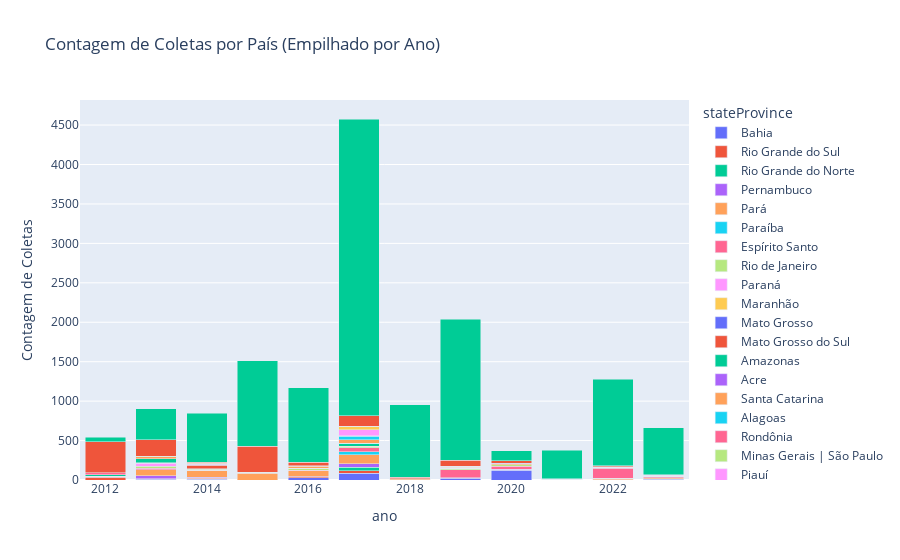

Notebook code for this chart:
### Code cell
df_ano = df.copy()

df_ano = df_ano[df_ano['country'] == 'Brasil']
df_agrupado = df_ano.groupby(['stateProvince', 'ano']).size().reset_index(name='counts')

# Ordene os dados pelo ano
df_agrupado = df_agrupado.sort_values(by='counts')

# Crie o gráfico de barras empilhadas
fig = px.bar(df_agrupado, color='stateProvince', y='counts', x='ano', title='Contagem de Coletas por País (Empilhado por Ano)',
             labels={'counts': 'Contagem de Coletas', 'country': 'País', 'year': 'Ano'},
             barmode='stack')

fig

### Figure 1 — Plotly figure (JSON) as saved in the notebook; plotly's stock layout.template omitted (floating-point values rounded to 4 significant figures)
{"data": [{"alignmentgroup": "True", "hovertemplate": "stateProvince=Bahia<br>ano=%{x}<br>Contagem de Coletas=%{y}<extra></extra>", "legendgroup": "Bahia", "marker": {"color": "#636efa", "pattern": {"shape": ""}}, "name": "Bahia", "offsetgroup": "Bahia", "orientation": "v", "showlegend": true, "textposition": "auto", "type": "bar", "x": [2022, 2021, 2014, 2023, 2013, 2019, 2016, 2017, 2020], "xaxis": "x", "y": [1, 5, 10, 12, 12, 22, 26, 83, 122], "yaxis": "y"}, {"alignmentgroup": "True", "hovertemplate": "stateProvince=Rio Grande do Sul<br>ano=%{x}<br>Contagem de Coletas=%{y}<extra></extra>", "legendgroup": "Rio Grande do Sul", "marker": {"color": "#EF553B", "pattern": {"shape": ""}}, "name": "Rio Grande do Sul", "offsetgroup": "Rio Grande do Sul", "orientation": "v", "showlegend": true, "textposition": "auto", "type": "bar", "x": [2023, 2020, 2013, 2014, 2016, 2012, 2017], "xaxis": "x", "y": [1, 5, 6, 12, 19, 34, 35], "yaxis": "y"}, {"alignmentgroup": "True", "hovertemplate": "stateProvince=Rio Grande do Norte<br>ano=%{x}<br>Contagem de Coletas=%{y}<extra></extra>", "legendgroup": "Rio Grande do Norte", "marker": {"color": "#00cc96", "pattern": {"shape": ""}}, "name": "Rio Grande do Norte", "offsetgroup": "Rio Grande do Norte", "orientation": "v", "showlegend": true, "textposition": "auto", "type": "bar", "x": [2018, 2020, 2019, 2017], "xaxis": "x", "y": [1, 3, 4, 44], "yaxis": "y"}, {"alignmentgroup": "True", "hovertemplate": "stateProvince=Pernambuco<br>ano=%{x}<br>Contagem de Coletas=%{y}<extra></extra>", "legendgroup": "Pernambuco", "marker": {"color": "#ab63fa", "pattern": {"shape": ""}}, "name": "Pernambuco", "offsetgroup": "Pernambuco", "orientation": "v", "showlegend": true, "textposition": "auto", "type": "bar", "x": [2018, 2020, 2012, 2014, 2013, 2017], "xaxis": "x", "y": [1, 6, 12, 15, 36, 43], "yaxis": "y"}, {"alignmentgroup": "True", "hovertemplate": "stateProvince=Pará<br>ano=%{x}<br>Contagem de Coletas=%{y}<extra></extra>", "legendgroup": "Pará", "marker": {"color": "#FFA15A", "pattern": {"shape": ""}}, "name": "Pará", "offsetgroup": "Pará", "orientation": "v", "showlegend": true, "textposition": "auto", "type": "bar", "x": [2012, 2021, 2018, 2023, 2022, 2016, 2013, 2015, 2014, 2017], "xaxis": "x", "y": [1, 4, 12, 17, 19, 70, 76, 84, 85, 118], "yaxis": "y"}, {"alignmentgroup": "True", "hovertemplate": "stateProvince=Paraíba<br>ano=%{x}<br>Contagem de Coletas=%{y}<extra></extra>", "legendgroup": "Paraíba", "marker": {"color": "#19d3f3", "pattern": {"shape": ""}}, "name": "Paraíba", "offsetgroup": "Paraíba", "orientation": "v", "showlegend": true, "textposition": "auto", "type": "bar", "x": [2023, 2013, 2019, 2022, 2017], "xaxis": "x", "y": [1, 1, 2, 2, 35], "yaxis": "y"}, {"alignmentgroup": "True", "hovertemplate": "stateProvince=Espírito Santo<br>ano=%{x}<br>Contagem de Coletas=%{y}<extra></extra>", "legendgroup": "Espírito Santo", "marker": {"color": "#FF6692", "pattern": {"shape": ""}}, "name": "Espírito Santo", "offsetgroup": "Espírito Santo", "orientation": "v", "showlegend": true, "textposition": "auto", "type": "bar", "x": [2018, 2021, 2014, 2016, 2023, 2013, 2020, 2017, 2019, 2022], "xaxis": "x", "y": [1, 1, 4, 11, 12, 15, 37, 52, 105, 130], "yaxis": "y"}, {"alignmentgroup": "True", "hovertemplate": "stateProvince=Rio de Janeiro<br>ano=%{x}<br>Contagem de Coletas=%{y}<extra></extra>", "legendgroup": "Rio de Janeiro", "marker": {"color": "#B6E880", "pattern": {"shape": ""}}, "name": "Rio de Janeiro", "offsetgroup": "Rio de Janeiro", "orientation": "v", "showlegend": true, "textposition": "auto", "type": "bar", "x": [2012, 2022, 2023, 2014, 2015, 2017, 2019, 2020, 2016, 2013], "xaxis": "x", "y": [1, 1, 3, 12, 12, 14, 15, 18, 21, 27], "yaxis": "y"}, {"alignmentgroup": "True", "hovertemplate": "stateProvince=Paraná<br>ano=%{x}<br>Contagem de Coletas=%{y}<extra></extra>", "legendgroup": "Paraná", "marker": {"color": "#FF97FF", "pattern": {"shape": ""}}, "name": "Paraná", "offsetgroup": "Paraná", "orientation": "v", "showlegend": true, "textposition": "auto", "type": "bar", "x": [2019, 2018, 2016, 2014, 2013], "xaxis": "x", "y": [1, 1, 1, 4, 42], "yaxis": "y"}, {"alignmentgroup": "True", "hovertemplate": "stateProvince=Maranhão<br>ano=%{x}<br>Contagem de Coletas=%{y}<extra></extra>", "legendgroup": "Maranhão", "marker": {"color": "#FECB52", "pattern": {"shape": ""}}, "name": "Maranhão", "offsetgroup": "Maranhão", "orientation": "v", "showlegend": true, "textposition": "auto", "type": "bar", "x": [2013, 2020, 2023, 2017], "xaxis": "x", "y": [1, 1, 2, 7], "yaxis": "y"}, {"alignmentgroup": "True", "hovertemplate": "stateProvince=Mato Grosso<br>ano=%{x}<br>Contagem de Coletas=%{y}<extra></extra>", "legendgroup": "Mato Grosso", "marker": {"color": "#636efa", "pattern": {"shape": ""}}, "name": "Mato Grosso", "offsetgroup": "Mato Grosso", "orientation": "v", "showlegend": true, "textposition": "auto", "type": "bar", "x": [2019, 2014, 2016, 2022], "xaxis": "x", "y": [1, 2, 3, 5], "yaxis": "y"}, {"alignmentgroup": "True", "hovertemplate": "stateProvince=Mato Grosso do Sul<br>ano=%{x}<br>Contagem de Coletas=%{y}<extra></extra>", "legendgroup": "Mato Grosso do Sul", "marker": {"color": "#EF553B", "pattern": {"shape": ""}}, "name": "Mato Grosso do Sul", "offsetgroup": "Mato Grosso do Sul", "orientation": "v", "showlegend": true, "textposition": "auto", "type": "bar", "x": [2018, 2023, 2014], "xaxis": "x", "y": [1, 6, 44], "yaxis": "y"}, {"alignmentgroup": "True", "hovertemplate": "stateProvince=Amazonas<br>ano=%{x}<br>Contagem de Coletas=%{y}<extra></extra>", "legendgroup": "Amazonas", "marker": {"color": "#00cc96", "pattern": {"shape": ""}}, "name": "Amazonas", "offsetgroup": "Amazonas", "orientation": "v", "showlegend": true, "textposition": "auto", "type": "bar", "x": [2021, 2015, 2022, 2014, 2019, 2012, 2017, 2013], "xaxis": "x", "y": [1, 2, 3, 5, 7, 18, 35, 55], "yaxis": "y"}, {"alignmentgroup": "True", "hovertemplate": "stateProvince=Acre<br>ano=%{x}<br>Contagem de Coletas=%{y}<extra></extra>", "legendgroup": "Acre", "marker": {"color": "#ab63fa", "pattern": {"shape": ""}}, "name": "Acre", "offsetgroup": "Acre", "orientation": "v", "showlegend": true, "textposition": "auto", "type": "bar", "x": [2018, 2023, 2017, 2014], "xaxis": "x", "y": [1, 1, 2, 4], "yaxis": "y"}, {"alignmentgroup": "True", "hovertemplate": "stateProvince=Santa Catarina<br>ano=%{x}<br>Contagem de Coletas=%{y}<extra></extra>", "legendgroup": "Santa Catarina", "marker": {"color": "#FFA15A", "pattern": {"shape": ""}}, "name": "Santa Catarina", "offsetgroup": "Santa Catarina", "orientation": "v", "showlegend": true, "textposition": "auto", "type": "bar", "x": [2022, 2019, 2020, 2014, 2013, 2016, 2017], "xaxis": "x", "y": [1, 2, 11, 16, 24, 26, 42], "yaxis": "y"}, {"alignmentgroup": "True", "hovertemplate": "stateProvince=Alagoas<br>ano=%{x}<br>Contagem de Coletas=%{y}<extra></extra>", "legendgroup": "Alagoas", "marker": {"color": "#19d3f3", "pattern": {"shape": ""}}, "name": "Alagoas", "offsetgroup": "Alagoas", "orientation": "v", "showlegend": true, "textposition": "auto", "type": "bar", "x": [2020, 2022, 2019, 2017], "xaxis": "x", "y": [1, 1, 12, 47], "yaxis": "y"}, {"alignmentgroup": "True", "hovertemplate": "stateProvince=Rondônia<br>ano=%{x}<br>Contagem de Coletas=%{y}<extra></extra>", "legendgroup": "Rondônia", "marker": {"color": "#FF6692", "pattern": {"shape": ""}}, "name": "Rondônia", "offsetgroup": "Rondônia", "orientation": "v", "showlegend": true, "textposition": "auto", "type": "bar", "x": [2017, 2022, 2013, 2019, 2012], "xaxis": "x", "y": [1, 1, 2, 2, 27], "yaxis": "y"}, {"alignmentgroup": "True", "hovertemplate": "stateProvince=Minas Gerais | São Paulo<br>ano=%{x}<br>Contagem de Coletas=%{y}<extra></extra>", "legendgroup": "Minas Gerais | São Paulo", "marker": {"color": "#B6E880", "pattern": {"shape": ""}}, "name": "Minas Gerais | São Paulo", "offsetgroup": "Minas Gerais | São Paulo", "orientation": "v", "showlegend": true, "textposition": "auto", "type": "bar", "x": [2013], "xaxis": "x", "y": [2], "yaxis": "y"}, {"alignmentgroup": "True", "hovertemplate": "stateProvince=Piauí<br>ano=%{x}<br>Contagem de Coletas=%{y}<extra></extra>", "legendgroup": "Piauí", "marker": {"color": "#FF97FF", "pattern": {"shape": ""}}, "name": "Piauí", "offsetgroup": "Piauí", "orientation": "v", "showlegend": true, "textposition": "auto", "type": "bar", "x": [2019, 2020, 2023, 2017], "xaxis": "x", "y": [3, 4, 5, 76], "yaxis": "y"}, {"alignmentgroup": "True", "hovertemplate": "stateProvince=Ceará<br>ano=%{x}<br>Contagem de Coletas=%{y}<extra></extra>", "legendgroup": "Ceará", "marker": {"color": "#FECB52", "pattern": {"shape": ""}}, "name": "Ceará", "offsetgroup": "Ceará", "orientation": "v", "showlegend": true, "textposition": "auto", "type": "bar", "x": [2016, 2017], "xaxis": "x", "y": [3, 46], "yaxis": "y"}, {"alignmentgroup": "True", "hovertemplate": "stateProvince=Sergipe<br>ano=%{x}<br>Contagem de Coletas=%{y}<extra></extra>", "legendgroup": "Sergipe", "marker": {"color": "#636efa", "pattern": {"shape": ""}}, "name": "Sergipe", "offsetgroup": "Sergipe", "orientation": "v", "showlegend": true, "textposition": "auto", "type": "bar", "x": [2017, 2020, 2022], "xaxis": "x", "y": [3, 5, 6], "yaxis": "y"}, {"alignmentgroup": "True", "hovertemplate": "stateProvince=São Paulo<br>ano=%{x}<br>Contagem de Coletas=%{y}<extra></extra>", "legendgroup": "São Paulo", "marker": {"color": "#EF553B", "pattern": {"shape": ""}}, "name": "São Paulo", "offsetgroup": "São Paulo", "orientation": "v", "showlegend": true, "textposition": "auto", "type": "bar", "x": [2023, 2021, 2022, 2014, 2018, 2020, 2016, 2019, 2017, 2013, 2015, 2012], "xaxis": "x", "y": [4, 8, 8, 13, 15, 34, 48, 75, 132, 209, 333, 390], "yaxis": "y"}, {"alignmentgroup": "True", "hovertemplate": "stateProvince=Minas Gerais<br>ano=%{x}<br>Contagem de Coletas=%{y}<extra></extra>", "legendgroup": "Minas Gerais", "marker": {"color": "#00cc96", "pattern": {"shape": ""}}, "name": "Minas Gerais", "offsetgroup": "Minas Gerais", "orientation": "v", "showlegend": true, "textposition": "auto", "type": "bar", "x": [2012, 2020, 2021, 2013, 2023, 2014, 2018, 2016, 2015, 2022, 2019, 2017], "xaxis": "x", "y": [58, 125, 361, 394, 597, 620, 921, 942, 1080, 1099, 1788, 3762], "yaxis": "y"}], "layout": {"barmode": "stack", "legend": {"title": {"text": "stateProvince"}, "tracegroupgap": 0}, "title": {"text": "Contagem de Coletas por País (Empilhado por Ano)"}, "xaxis": {"anchor": "y", "domain": [0, 1], "title": {"text": "ano"}}, "yaxis": {"anchor": "x", "domain": [0, 1], "title": {"text": "Contagem de Coletas"}}}}
